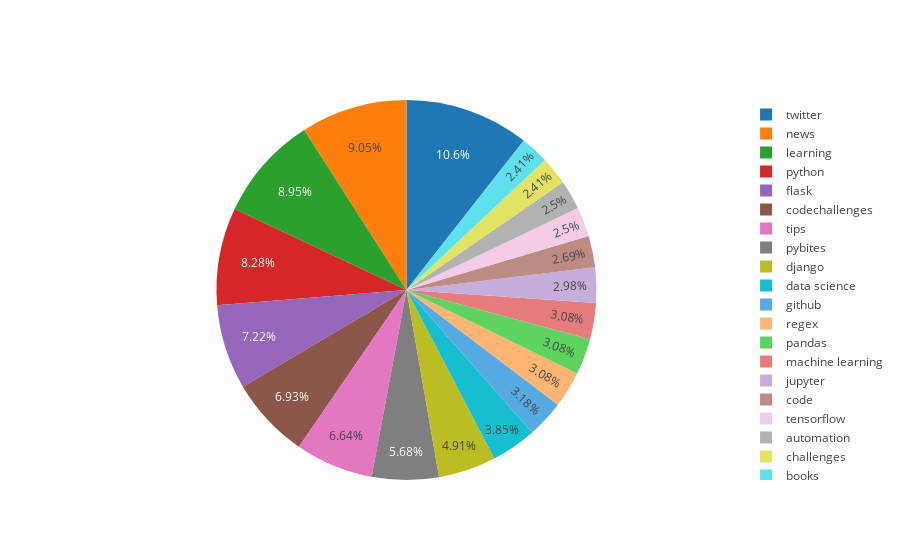

Here is the notebook cell this chart was saved with:
### Markdown cell above
As you know __challenges__ are a big deal for PyBites!

### Code cell
labels, values = transpose_list_of_tuples(top_tags)
tags = go.Pie(labels=labels, values=values)
plotly.offline.iplot([tags], filename='tags')

### Figure 1 — Plotly figure (JSON) as saved in the notebook; plotly's stock layout.template omitted (floating-point values rounded to 4 significant figures)
{"data": [{"labels": ["twitter", "news", "learning", "python", "flask", "codechallenges", "tips", "pybites", "django", "data science", "github", "regex", "pandas", "machine learning", "jupyter", "code", "tensorflow", "automation", "challenges", "books"], "type": "pie", "uid": "bf58617b-9722-4bea-9e62-6b5992ccae98", "values": [110, 94, 93, 86, 75, 72, 69, 59, 51, 40, 33, 32, 32, 32, 31, 28, 26, 26, 25, 25]}], "layout": {}}
